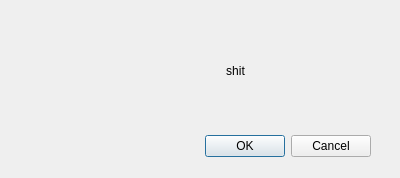
<?xml version="1.0" encoding="UTF-8"?>
<ui version="4.0">
 <class>Dialog</class>
 <widget class="QDialog" name="Dialog">
  <property name="geometry">
   <rect>
    <x>0</x>
    <y>0</y>
    <width>400</width>
    <height>178</height>
   </rect>
  </property>
  <property name="windowTitle">
   <string>Dialog</string>
  </property>
  <widget class="QDialogButtonBox" name="buttonBox">
   <property name="geometry">
    <rect>
     <x>30</x>
     <y>130</y>
     <width>341</width>
     <height>32</height>
    </rect>
   </property>
   <property name="orientation">
    <enum>Qt::Horizontal</enum>
   </property>
   <property name="standardButtons">
    <set>QDialogButtonBox::Cancel|QDialogButtonBox::Ok</set>
   </property>
  </widget>
  <widget class="QLabel" name="label">
   <property name="geometry">
    <rect>
     <x>100</x>
     <y>50</y>
     <width>271</width>
     <height>41</height>
    </rect>
   </property>
   <property name="text">
    <string>shit</string>
   </property>
   <property name="alignment">
    <set>Qt::AlignCenter</set>
   </property>
  </widget>
  <widget class="QLabel" name="label_2">
   <property name="geometry">
    <rect>
     <x>20</x>
     <y>40</y>
     <width>71</width>
     <height>61</height>
    </rect>
   </property>
   <property name="text">
    <string/>
   </property>
   <property name="pixmap">
    <pixmap>../Error.png</pixmap>
   </property>
   <property name="scaledContents">
    <bool>true</bool>
   </property>
  </widget>
 </widget>
 <resources/>
 <connections>
  <connection>
   <sender>buttonBox</sender>
   <signal>accepted()</signal>
   <receiver>Dialog</receiver>
   <slot>accept()</slot>
   <hints>
    <hint type="sourcelabel">
     <x>248</x>
     <y>254</y>
    </hint>
    <hint type="destinationlabel">
     <x>157</x>
     <y>274</y>
    </hint>
   </hints>
  </connection>
  <connection>
   <sender>buttonBox</sender>
   <signal>rejected()</signal>
   <receiver>Dialog</receiver>
   <slot>reject()</slot>
   <hints>
    <hint type="sourcelabel">
     <x>316</x>
     <y>260</y>
    </hint>
    <hint type="destinationlabel">
     <x>286</x>
     <y>274</y>
    </hint>
   </hints>
  </connection>
 </connections>
</ui>
